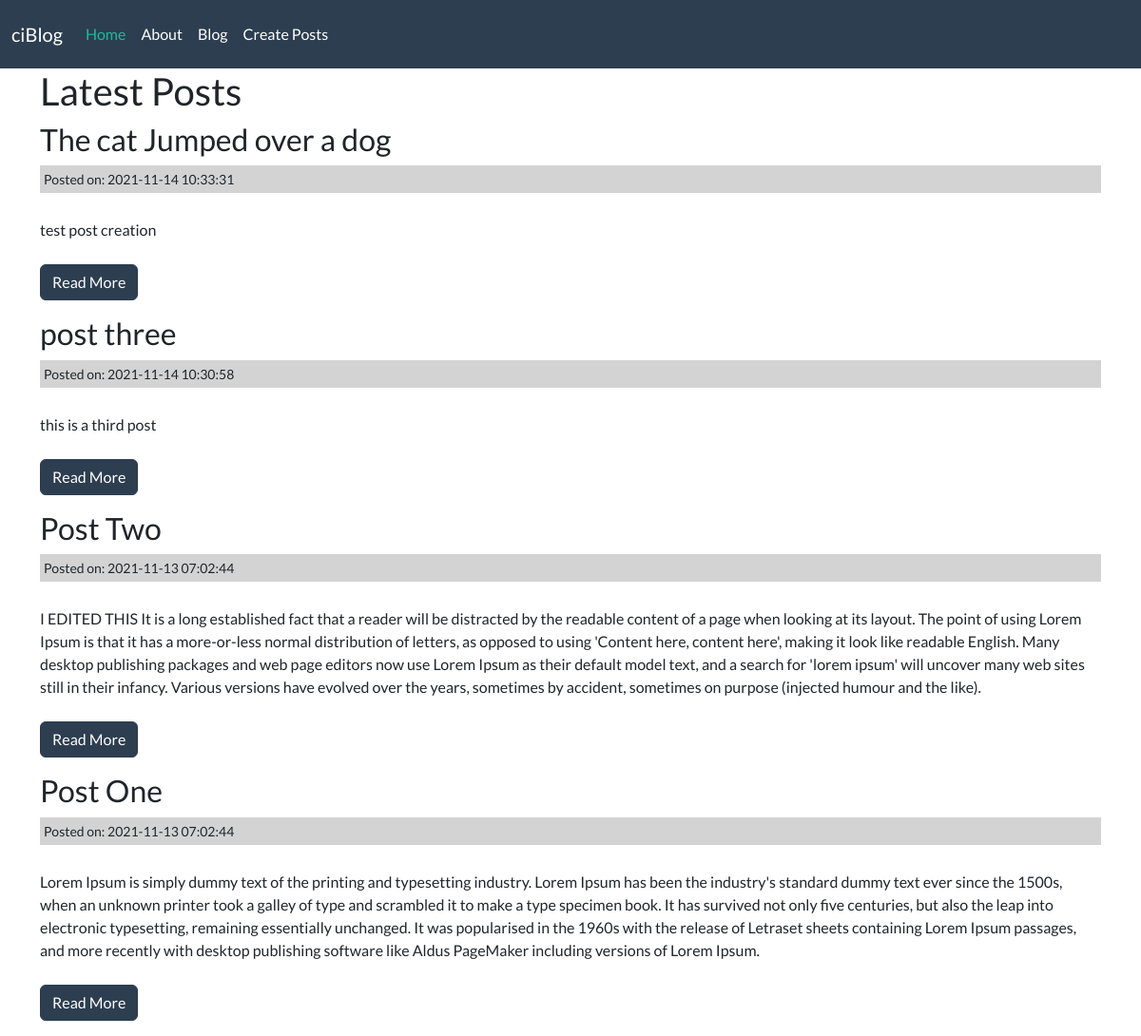
Screenshot of /index.php/posts with the database file from the repository.
### tables this page shows
CREATE TABLE `posts` (
  `id` int(11) NOT NULL,
  `title` varchar(255) NOT NULL,
  `slug` varchar(255) NOT NULL,
  `body` text NOT NULL,
  `created_at` timestamp NOT NULL DEFAULT current_timestamp()
);

### application/controllers/Posts.php (called while the page is built, shortened)
<?php
    class Posts extends CI_Controller{
        public function index(){
            $data['title'] = 'Latest Posts';
            $data['posts'] = $this->post_model->get_posts();
            $this->load->view('templates/header');
            $this->load->view('posts/index',$data);
            $this->load->view('templates/footer');
        }
    }

### index.php (called while the page is built, shortened)
<?php
require_once BASEPATH.'core/CodeIgniter.php';

### application/models/Post_model.php (called while the page is built, shortened)
<?php
    class Post_model extends CI_MOdel{
        public function get_posts($slug = FALSE, $limit = FALSE, $offset = FALSE){
			if($slug === FALSE){
                $this->db->order_by('id','DESC');
				$query = $this->db->get('posts');
				return $query->result_array();
			}
			$query = $this->db->get_where('posts', array('slug' => $slug));
			return $query->row_array();
		}
    }

### application/views/posts/index.php (the view)
<h2><?= $title ?></h2>
<?php foreach($posts as $post) : ?>
    <h3><?php  echo $post['title']; ?></h3>
    <small class="post-date">Posted on: <?php echo $post['created_at']; ?></small><br>
    <?php echo $post['body']; ?>
    <br><br>
    <p><a class="btn btn-primary" href="<?php echo site_url('/posts/'.$post['slug']); ?>">Read More</a></p>
<?php endforeach; ?>

### application/views/templates/header.php (shortened to what this page needs)
<html>
    <head>
        <link rel="stylesheet" href="https://bootswatch.com/5/flatly/bootstrap.min.css">
        <link rel="stylesheet" href="<?php echo base_url(); ?>assets/css/style.css">
    </head>
    <body>
    <nav class="navbar navbar-expand-lg navbar-dark bg-primary">
    <div class="container-fluid">
        <a class="navbar-brand" href="#">ciBlog</a>
        <div class="collapse navbar-collapse" id="navbarColor01">
        <ul class="navbar-nav me-auto">
            <li class="nav-item">
            <a class="nav-link active" href="<?php echo base_url();?>">Home
            </a>
            </li>
            <li class="nav-item">
            <a class="nav-link" href="<?php echo base_url();?>about">About</a>
            </li>
            <li class="nav-item">
            <a class="nav-link" href="<?php echo base_url();?>posts">Blog</a>
            </li>
            <li class="nav-item">
            <a class="nav-link" href="<?php echo base_url();?>posts/create">Create Posts</a>
            </li>
        </ul>
        </div>
    </div>
    </nav>
    <div class="container">

### application/views/templates/footer.php
        </div>
    </body>
</html>

### assets/css/style.css (style rules this page uses)
.post-date { background:lightgrey; padding:4px; margin:3px 0; display:block; }

### rows the page displays
posts: title "The cat Jumped over a dog", created_at "2021-11-14 10:33:31", body "test post creation"
posts: title "post three", created_at "2021-11-14 10:30:58", body "this is a third post"
posts: title "Post Two", created_at "2021-11-13 07:02:44", body "I EDITED THIS It is a long established fact that a reader will be distracted by the readable content of a page when looking at its layout. The point of using Lorem Ipsum is that it has a more-or-less normal distribution of letters, as opposed to using 'Content here, content here', making it look like readable English. Many desktop publishing packages and web page editors now use Lorem Ipsum as their default model text, and a search for 'lorem ipsum' will uncover many web sites still in their infancy. Various versions have evolved over the years, sometimes by accident, sometimes on purpose (injected humour and the like)."
posts: title "Post One", created_at "2021-11-13 07:02:44", body "Lorem Ipsum is simply dummy text of the printing and typesetting industry. Lorem Ipsum has been the industry's standard dummy text ever since the 1500s, when an unknown printer took a galley of type and scrambled it to make a type specimen book. It has survived not only five centuries, but also the leap into electronic typesetting, remaining essentially unchanged. It was popularised in the 1960s with the release of Letraset sheets containing Lorem Ipsum passages, and more recently with desktop publishing software like Aldus PageMaker including versions of Lorem Ipsum."

### other values shown
$title "Latest Posts"
